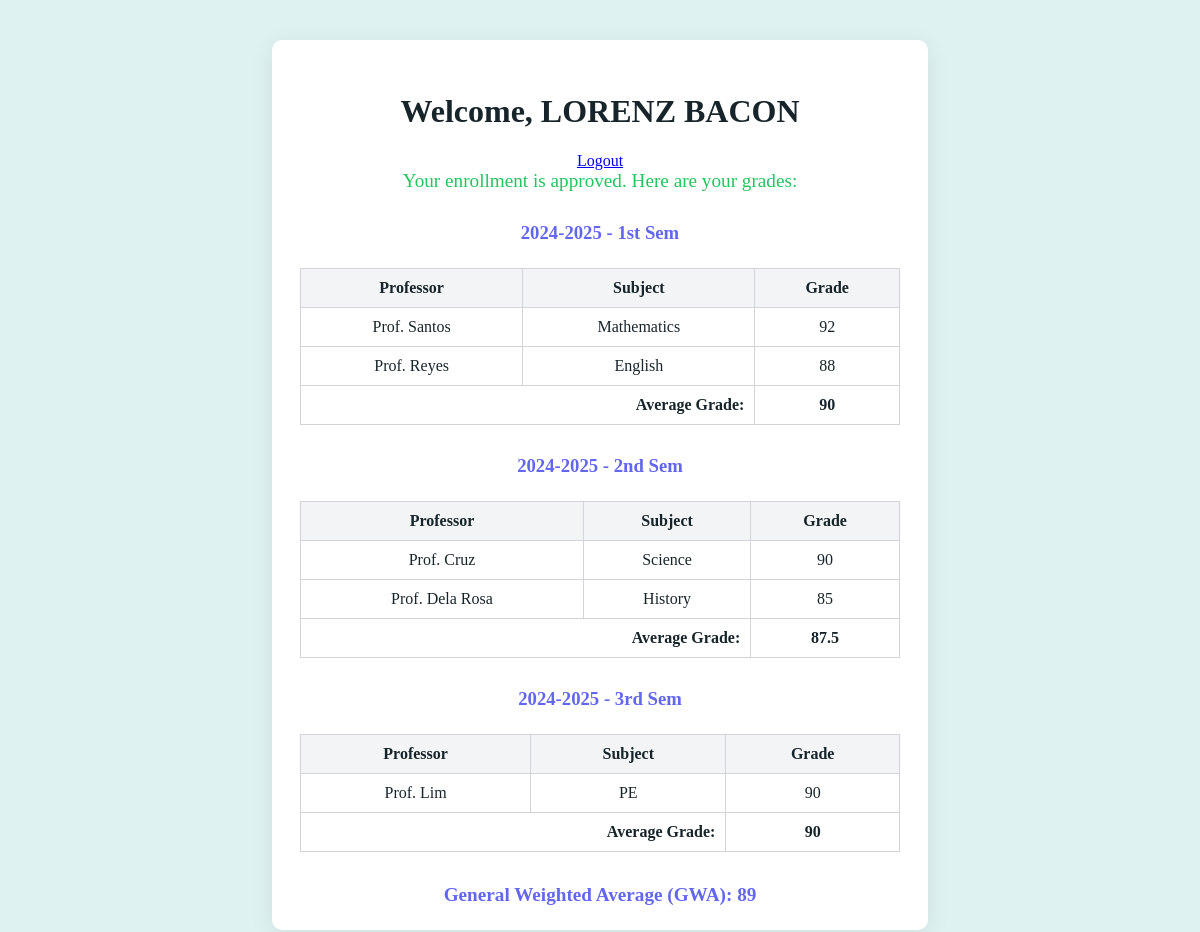
Screenshot of /studentportal.php?id=7 with the database file from the repository.
### tables this page shows
CREATE TABLE `enrollmentform` (
  `enrollmentId` int(11) NOT NULL,
  `websiteId` int(11) NOT NULL,
  `firstName` varchar(100) NOT NULL,
  `lastName` varchar(100) NOT NULL,
  `birthdate` date NOT NULL,
  `sex` enum('M','F','N','') NOT NULL,
  `houseNo_streetName` varchar(255) NOT NULL,
  `baranggay` varchar(255) NOT NULL,
  `city` varchar(255) NOT NULL,
  `country` varchar(255) NOT NULL,
  `phoneNumber` varchar(13) NOT NULL,
  `course` varchar(255) NOT NULL,
  `semester` int(10) NOT NULL,
  `year` varchar(20) NOT NULL,
  `username` varchar(255) NOT NULL,
  `email` varchar(255) NOT NULL,
  `password` varchar(1000) NOT NULL,
  `status` enum('approved','pending','rejected','') NOT NULL DEFAULT 'pending'
);

CREATE TABLE `grades` (
  `gradeId` int(11) NOT NULL,
  `enrollmentId` int(11) NOT NULL,
  `professor` varchar(100) NOT NULL,
  `subject` varchar(100) NOT NULL,
  `grade` varchar(10) NOT NULL,
  `dateRecorded` datetime DEFAULT current_timestamp(),
  `semester` varchar(20) NOT NULL DEFAULT '1st Sem',
  `schoolYear` varchar(20) NOT NULL DEFAULT '2024-2025'
);

### studentportal.php (the view, shortened to what this page needs)
<?php
include_once 'db.php';
$enrollmentId = $_GET['id'] ?? null;
$stmt = $pdo->prepare("SELECT * FROM enrollmentForm WHERE enrollmentId = ?");
$stmt->execute([$enrollmentId]);
$student = $stmt->fetch(PDO::FETCH_ASSOC);
$status = strtolower($student['status'] ?? '');
?>
<!DOCTYPE html>
<html lang="en">
<head>
    <link rel="stylesheet" href="styles.css">
</head>
<body>
<div class="portal-container">
    <h1>Welcome, <?= htmlspecialchars($student['firstName'] . ' ' . $student['lastName']) ?></h1>
    <a href="logout.php">Logout</a>
    <?php if ($status === 'pending'): ?>
        <div class="status-message">Your account is still on hold. Please wait for approval.</div>
    <?php elseif ($status === 'approved'): ?>
        <div class="status-message" style="color:#22c55e;">Your enrollment is approved. Here are your grades:</div>
        <?php
        $gradesStmt = $pdo->prepare("SELECT professor, subject, grade, semester, schoolYear FROM grades WHERE enrollmentId = ? ORDER BY schoolYear DESC, semester ASC");
        $gradesStmt->execute([$enrollmentId]);
        $grades = $gradesStmt->fetchAll(PDO::FETCH_ASSOC);
        $grouped = [];
        foreach ($grades as $row) {
            $key = $row['schoolYear'] . ' - ' . $row['semester'];
            $grouped[$key][] = $row;
        }
        $totalSum = 0;
        $totalCount = 0;
        if ($grades):
            foreach ($grouped as $group => $rows):
                $sum = 0;
                $count = 0;
                foreach ($rows as $row) {
                    if (is_numeric($row['grade'])) {
                        $sum += $row['grade'];
                        $count++;
                        $totalSum += $row['grade'];
                        $totalCount++;
                    }
                }
                $average = $count > 0 ? round($sum / $count, 2) : 'N/A';
        ?>
            <h3 style="margin-top:30px; color:#6366f1;"><?= htmlspecialchars($group) ?></h3>
            <table class="grades-table">
                <tr>
                    <th>Professor</th>
                    <th>Subject</th>
                    <th>Grade</th>
                </tr>
                <?php foreach ($rows as $row): ?>
                    <tr>
                        <td><?= htmlspecialchars($row['professor']) ?></td>
                        <td><?= htmlspecialchars($row['subject']) ?></td>
                        <td><?= htmlspecialchars($row['grade']) ?></td>
                    </tr>
                <?php endforeach; ?>
                <tr>
                    <td colspan="2" style="text-align:right; font-weight:bold;">Average Grade:</td>
                    <td style="font-weight:bold;"><?= $average ?></td>
                </tr>
            </table>
        <?php
            endforeach;
            $gwa = $totalCount > 0 ? round($totalSum / $totalCount, 2) : 'N/A';
        ?>
            <div style="margin-top:32px; font-size:1.2em; font-weight:bold; color:#6366f1;">
                General Weighted Average (GWA): <?= $gwa ?>
            </div>
        <?php
        else:
            echo '<div style="margin-top:24px;">No grades available.</div>';
        endif;
        ?>
    <?php else: ?>
        <div class="status-message">Unknown status.</div>
    <?php endif; ?>
</div>
</body>
</html>

### styles.css (style rules this page uses)
body { background: #DEF2F1; color: #17252A; }

### studentportal.php (style rules this page uses)
.portal-container { max-width: 600px; margin: 40px auto; background: #fff; border-radius: 10px; box-shadow: 0 4px 24px rgba(0,0,0,0.08); padding: 32px 28px 24px 28px; text-align: center; }
.status-message { font-size: 1.2em; color: #6366f1; margin-bottom: 24px; }
.grades-table { width: 100%; border-collapse: collapse; margin-top: 24px; }
.grades-table th, .grades-table td { border: 1px solid #d1d5db; padding: 10px; text-align: center; }
.grades-table th { background: #f3f4f6; }

### rows the page displays
enrollmentform: firstName+lastName "LORENZ BACON"
grades: professor "Prof. Santos", subject "Mathematics", grade "92"
grades: professor "Prof. Reyes", subject "English", grade "88"
grades: professor "Prof. Cruz", subject "Science", grade "90"
grades: professor "Prof. Dela Rosa", subject "History", grade "85"
grades: professor "Prof. Lim", subject "PE", grade "90"

### other values shown
$group "2024-2025 - 1st Sem"
$average "90"
$group "2024-2025 - 2nd Sem"
$average "87.5"
$group "2024-2025 - 3rd Sem"
$gwa "89"
